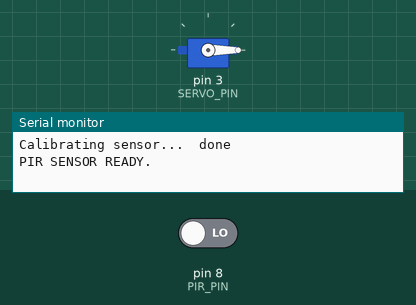
This sketch was run on a simulated Arduino Uno, built with avr-gcc and run on an emulated ATmega328P. Parts: servo, the last lines printed to the serial monitor. Inputs (shaded band) come from the test bench; at power-on: pin 8 (PIR_PIN) LOW.

Above: at 3.2 s.
3.3 s: pin 8 (PIR_PIN) driven HIGH
At 4.2 s:
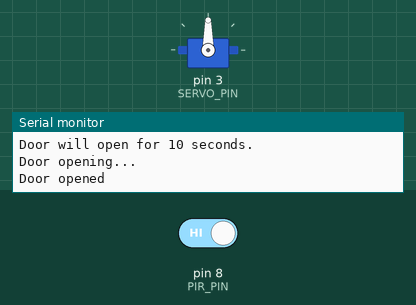
Timing chart, 0 to 6.3 s (numbered marks = the images above; inputs shaded):
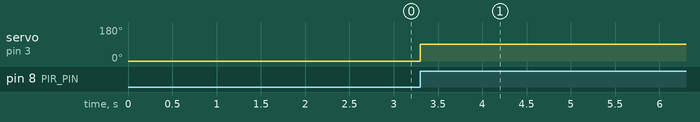

Measured:
- after the input at 3.3 s, servo on pin 3 (SERVO_PIN): 0° → 90° at once

The sketch:

smart-door.ino
```cpp
#define PIR_PIN 8
#define SERVO_PIN 3

#define DOOR_COLSED_ANGLE 0
#define DOOR_OPENED_ANGLE 90
#define DOOR_OPEN_MS 10000

#include <Servo.h>

bool detectedStatus;
Servo doorMotor;

void setup()
{
    pinMode(PIR_PIN, INPUT);
    doorMotor.attach(SERVO_PIN);
    doorMotor.write(DOOR_COLSED_ANGLE);

    Serial.begin(9600);
    Serial.flush();

    // give the sensor some time to calibrate
    Serial.print("Calibrating sensor... ");
    delay(2000);
    Serial.println(" done");
    Serial.println("PIR SENSOR READY.");

    detectedStatus = false;
}

void loop()
{
    int current = digitalRead(PIR_PIN);
    if (current)
    {
        Serial.println("Door will open for 10 seconds.");

        Serial.println("Door opening...");
        doorMotor.write(DOOR_OPENED_ANGLE);
        Serial.println("Door opened");

        delay(DOOR_OPEN_MS);

        Serial.println("Door closing...");
        doorMotor.write(DOOR_COLSED_ANGLE);
        Serial.println("Door closed");
    }
};
```
